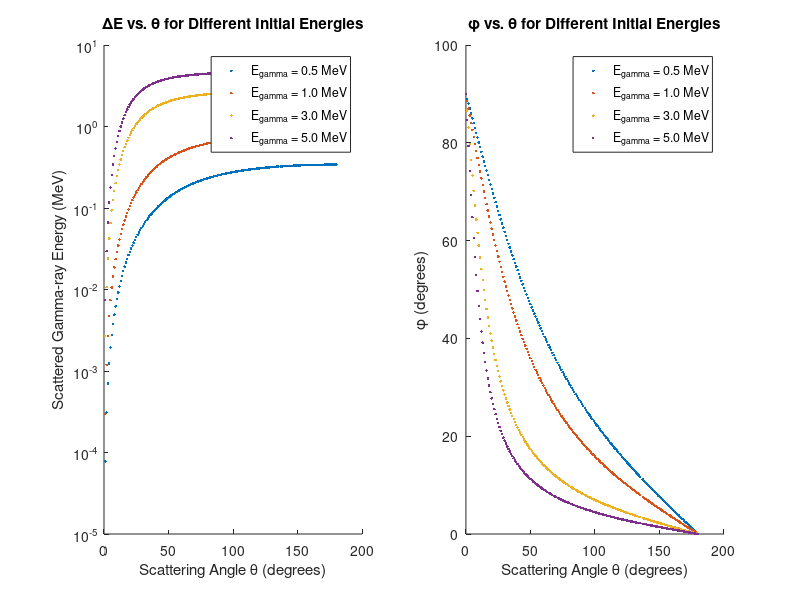

MATLAB code to generate this figure:
% Constants
h = 4.135667696e-18;      % Planck's constant (keV.s)
m_e = .511;    % Electron mass (MeV/c^2)
c = 3.0e8;          % Speed of light (m/s)

% Incident gamma-ray properties
%E_gamma = 1;    % Energy of incident gamma-ray (MeV)
%lambda_gamma = h * c / E_gamma; % Wavelength of incident gamma-ray (m)

% Initial gamma-ray energies to investigate (MeV)
E_gammas = [0.511, 1, 3, 5]; %( MeV)

% Number of photons to simulate
num_photons = 1000;

% Generate random scattering angles
%theta = [0*pi,pi/12, pi/6,pi/3, 0.5*pi,2*pi/3, pi]; % Random scattering angles (radians)for
theta_deg = randi([0, 180], 1, num_photons); % Angles in degrees
theta = deg2rad(theta_deg); % Convert degrees to radians

% Prepare graph for ΔE vs. θ 
figure;
subplot(1, 2, 1); % Prepare subplot 1
hold on; % Hold on to plot multiple datasets

% Prepare graph for φ vs. θ
subplot(1, 2, 2); % Prepare subplot 2
hold on; % Hold on to plot multiple datasets

% Loopin over each initial gamma-ray energy
for E_gamma = E_gammas
    lambda_gamma = h * c / E_gamma; % Wavelength of incident gamma-ray (m)
    delta_E = zeros(1, length(theta)); % Preallocate delta_e
    phi = zeros(1, num_photons); % Preallocate phi
    for i = 1:length(theta)
        % Compton shift
        %delta_lambda(i) = h / (m_e * c) * (1 - cos(theta(i)));
        % Wavelength of scattered gamma-ray
        %lambda_scat = lambda_gamma + delta_lambda;
        %energy transfer ∆E onto the electron
        delta_E(i) = E_gamma.*(1 - (1 ./ (1+(E_gamma ./ (m_e)) .* (1 - cos(theta(i))))));
        %Electron scatter angle φ
       tan_phi = (1./(1 + E_gamma./m_e)) .* cot(theta./2);
       phi= atan(tan_phi);
    end
   % Plot ΔE vs. θ for each initial energy
    subplot(1, 2, 1);
    plot(rad2deg(theta), delta_E, '.', 'DisplayName', sprintf('E_{gamma} = %0.1f MeV', E_gamma));
    
    % Plot φ vs. θ for each initial energy
    subplot(1, 2, 2);
    plot(rad2deg(theta), rad2deg(phi), '.', 'DisplayName', sprintf('E_{gamma} = %0.1f MeV', E_gamma));
end
% ΔE vs. θ plot
subplot(1, 2, 1);
xlabel('Scattering Angle θ (degrees)');
ylabel('Scattered Gamma-ray Energy (MeV)');
set(gca, 'YScale', 'log'); % Convert y-axis to logarithmic scale
title('ΔE vs. θ for Different Initial Energies');
legend('show');

% φ vs. θ plot
subplot(1, 2, 2);
xlabel('Scattering Angle θ (degrees)');
ylabel('φ (degrees)');
title('φ vs. θ for Different Initial Energies');
legend('show');

hold off; % Release the plot hold for both subplots
save('angles.mat', "theta","phi")